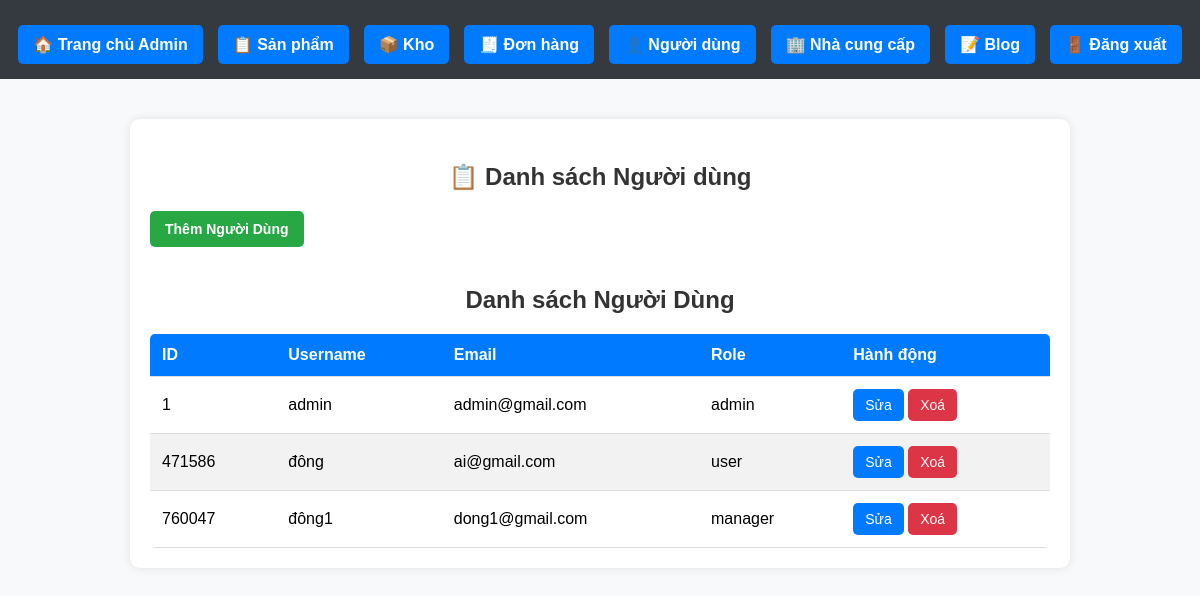
Page /admin/manage_users.php on the earlier database version.
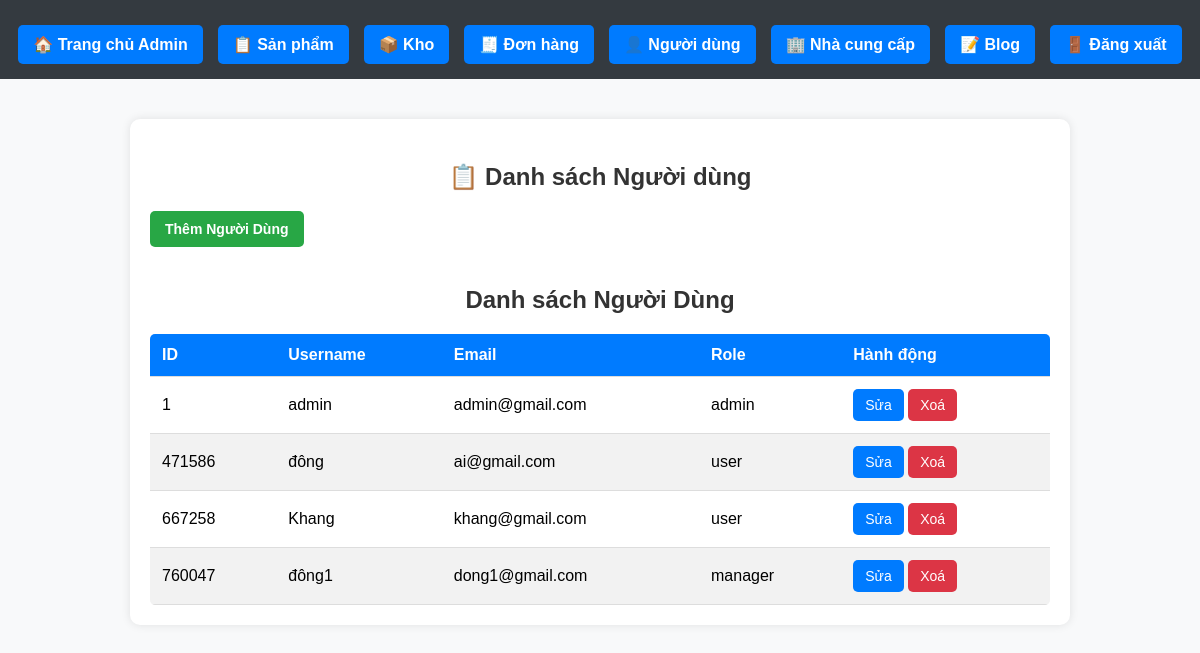
Same page on the later database version.
### tables this page shows
CREATE TABLE `users` (
  `user_id` int(6) NOT NULL,
  `username` varchar(255) NOT NULL,
  `email` varchar(255) NOT NULL,
  `password` varchar(255) NOT NULL,
  `role` varchar(50) DEFAULT 'user',
  `age` int(11) DEFAULT NULL,
  `created_at` timestamp NOT NULL DEFAULT current_timestamp(),
  `full_name` varchar(255) DEFAULT NULL,
  `phone_number` varchar(20) DEFAULT NULL,
  `address` text DEFAULT NULL
);

### admin/manage_users.php (the view, shortened to what this page needs)
<?php
require_once __DIR__ . '/../database/db_connect.php';
?>
<!DOCTYPE html>
<html lang="vi">
<head>
    <link rel="stylesheet" href="../assets/css/admin.css">
</head>
<body>
<?php include_once __DIR__ . '/nav_admin.php'; ?>
<section>
    <h3>📋 Danh sách Người dùng</h3>
    <a href="add_user.php" class="btn btn-success">Thêm Người Dùng</a>
    <h3>Danh sách Người Dùng</h3>
    <?php
    $query = "SELECT user_id, username, email, role FROM users";
    $result = $conn->query($query);
    if ($result->num_rows > 0): ?>
        <table class="admin-table">
            <thead>
                <tr>
                    <th>ID</th>
                    <th>Username</th>
                    <th>Email</th>
                    <th>Role</th>
                    <th>Hành động</th>
                </tr>
            </thead>
            <tbody>
                <?php while ($row = $result->fetch_assoc()): ?>
                <tr>
                    <td><?= htmlspecialchars($row['user_id']) ?></td>
                    <td><?= htmlspecialchars($row['username']) ?></td>
                    <td><?= htmlspecialchars($row['email']) ?></td>
                    <td><?= htmlspecialchars($row['role']) ?></td>
                    <td>
                        <a class="btn btn-primary" href="update_user.php?id=<?= $row['user_id'] ?>">Sửa</a>
                        <a class="btn btn-danger" href="delete_user.php?id=<?= $row['user_id'] ?>" onclick="return confirm('Bạn có chắc chắn muốn xóa người dùng này?');">Xoá</a>
                    </td>
                </tr>
                <?php endwhile; ?>
            </tbody>
        </table>
    <?php else: ?>
        <p>❌ Không có người dùng nào!</p>
    <?php endif; ?>
</section>
</body>
</html>

Differences in the rows shown:
added users: user_id "667258", username "Khang", email "khang@gmail.com", role "user"
